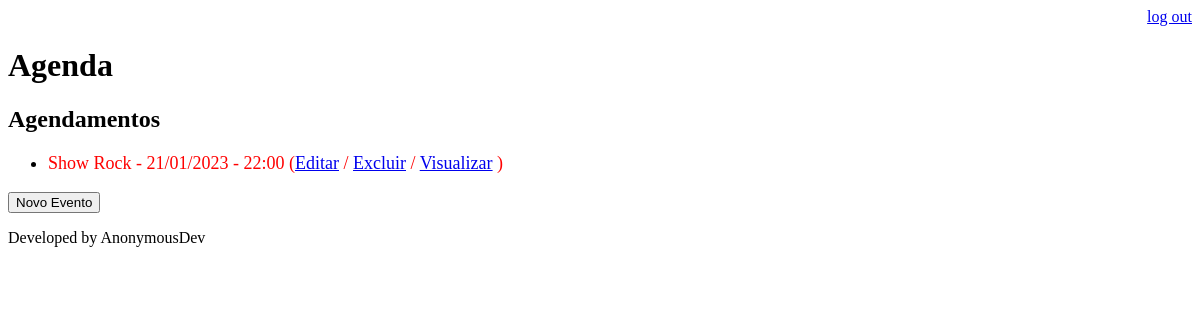
Page /agenda/ (signed in) on the earlier database version.
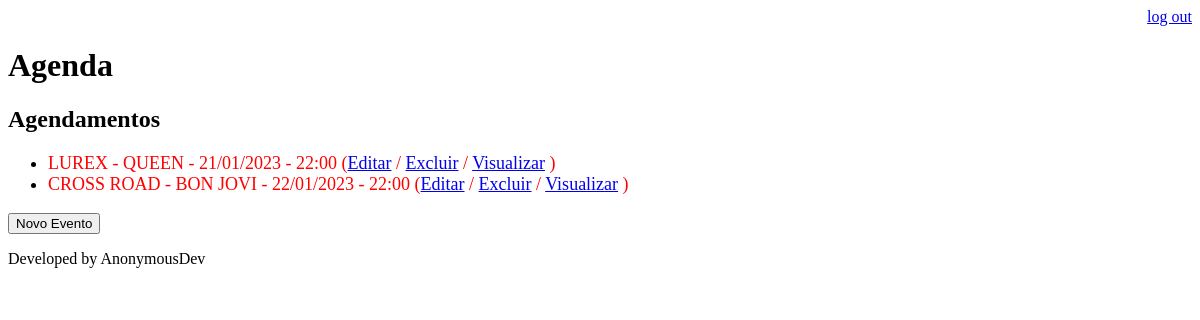
Same page on the later database version.
### core/models.py (models this page shows, shortened)
class Evento(models.Model):
    titulo = models.CharField(max_length=100)
    descricao = models.TextField(blank=True, null=True)
    data_evento = models.DateTimeField(verbose_name='Data do Evento')
    data_criacao = models.DateTimeField(auto_now=True)
    usuario = models.ForeignKey(User, on_delete=models.CASCADE)
    class Meta:
        db_table = 'evento'
    def get_data_evento(self):
        return self.data_evento.strftime('%d/%m/%Y - %H:%M')
    def get_evento_atrasado(self):
        if self.data_evento < datetime.now():
            return True
        else:
            return False

### core/views.py (the view)
# urls.py: path('agenda/', views.lista_eventos),
@login_required(login_url='/login/')
def lista_eventos(request):
    usuario = request.user
    eventos = Evento.objects.filter(usuario=usuario)
    dados = {'eventos': eventos}
    return render(request, 'agenda.html', dados)

### templates/agenda.html
{% extends "model-page.html" %}
{% block content %}
    <h2>Agendamentos</h2>
    <ul style="font-size:18px">
        {% for evento in eventos %}
            <li>
                <div style={% if evento.get_evento_atrasado %}"color:red"{% endif %}>
                    {{ evento.titulo }} - {{ evento.get_data_evento }}
                    (<a href="evento/?id={{ evento.id }}">Editar</a>
                    / <a href="evento/delete/{{ evento.id }}">Excluir</a>
                    / <a href="eventos/?id={{ evento.id }}">Visualizar</a> )
                </div>
            </li>
        {% endfor %}
    </ul>
    <a href="evento/">
        <button type="button">Novo Evento</button>
    </a>
{% endblock %}

### templates/model-page.html
<!DOCTYPE html>
<html lang="en">
<head>
  {% include "model-header.html" %}
</head>
<body>
  {% block content %} {% endblock %}
  {% include "model-footer.html" %}
</body>
</html>

### templates/model-header.html (shortened to what this page needs)
<div align="right">
    <a href="/logout">log out</a>
</div>
<h1>Agenda</h1>

### templates/model-footer.html
<p>Developed by AnonymousDev</p>

Differences in the rows shown:
removed Evento: titulo "Show Rock", get_data_evento "21/01/2023 - 22:00"
added Evento: titulo "LUREX - QUEEN", get_data_evento "21/01/2023 - 22:00"
added Evento: titulo "CROSS ROAD - BON JOVI", get_data_evento "22/01/2023 - 22:00"
